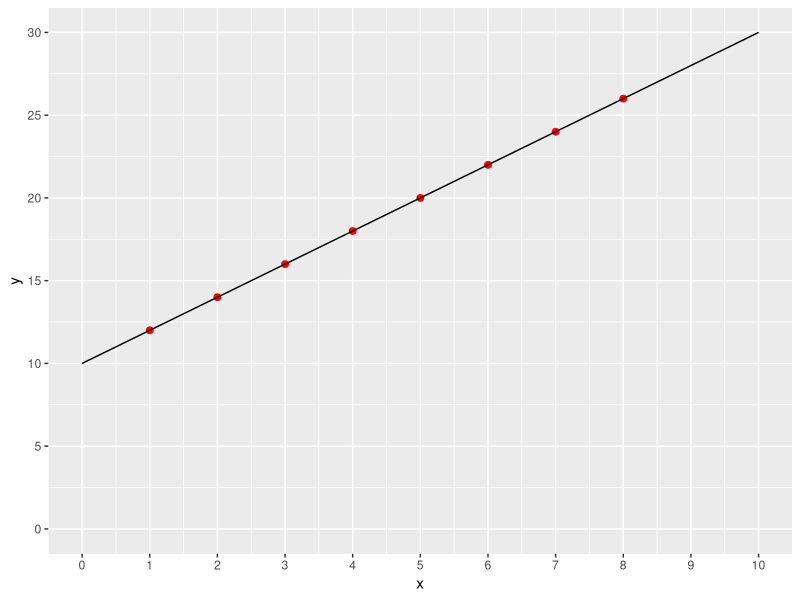
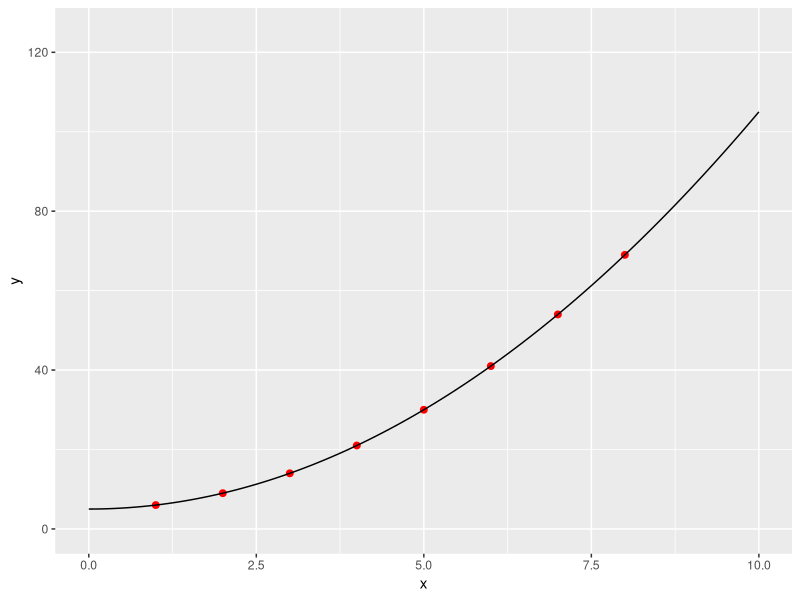
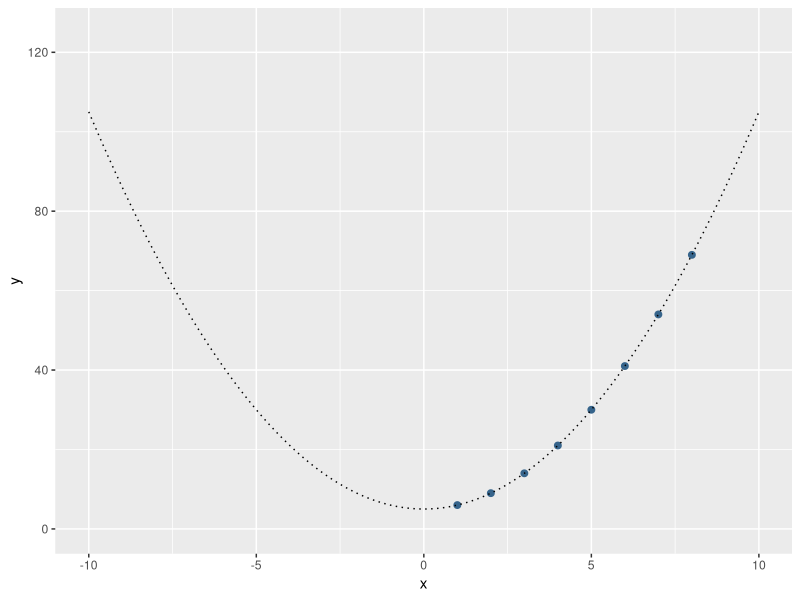

Generate these figures, in order, with R:
## ---- chunk 1
knitr::opts_chunk$set(echo = TRUE)
## ---- chunk 2
library(tidyverse)
## ---- chunk 3
func_x <- tibble(
  x = c(1,2,3,4,5,6,7,8), 
  y = 10 + (2*x) 
)

func_x
## ---- chunk 4
fun1 <- function(x) 10+(2*x)
## ---- chunk 5
fun1(5)
fun1(c(10,12,14))
## ---- chunk 6

ggplot(func_x, aes(x, y)) + 
  geom_point(colour = "red", size = 2) +
  stat_function(fun = fun1) +
  scale_x_continuous(name = "x", breaks = c(0:10), 
                     labels = c(0:10), limits = c(0,10)) +
  scale_y_continuous(name = "y", breaks = c(seq(0,30,5)), 
                     labels = c(seq(0,30,5)), limits = c(0,30))
## ---- chunk 7
fun2 <- function(x) 5+(x^2)
## ---- chunk 8
func_x2 <- tibble(
  x = c(1,2,3,4,5,6,7,8), 
  y = fun2(x)
)
func_x2
## ---- chunk 9
ggplot(func_x2, aes(x, y)) + 
  geom_point(colour = "red", size = 2) +
  stat_function(fun = fun2) +
  scale_x_continuous(limits=c(0,10)) + 
  scale_y_continuous(limits=c(0,125))
## ---- chunk 10
ggplot(func_x2, aes(x, y)) + 
  geom_point(colour = "steelblue4", size = 2) +
  stat_function(fun = fun2, linetype="dotted") +
  scale_x_continuous(limits=c(-10,10)) + 
  scale_y_continuous(limits=c(0,125))
## ---- chunk 11
flowers_data<- tibble(inch = c(2,3,1,5.4,6.25,7.02,5.3,15,7.8, 2.5), 
                      cm = inch*2.54)
flowers_data

## ---- chunk 12
flowers_data |> summarise(inch_mean = mean(inch), 
                           cm_mean = mean(cm), 
                           inch_sd = sd(inch), 
                           cm_sd = sd(cm))
## ---- chunk 13
      flowers_data <- flowers_data |> mutate(cm_z = (cm-mean(cm))/sd(cm), 
                              inch_z = (inch-mean(inch))/sd(inch)) 
## ---- chunk 14
flowers_data |> round(2)
## ---- chunk 15
flowers_data |> summarise(mean_z = round(mean(cm_z),2),
                           sd_z = round(sd(cm_z),2))
## ---- chunk 16
scale(flowers_data$cm) |> round(2)
